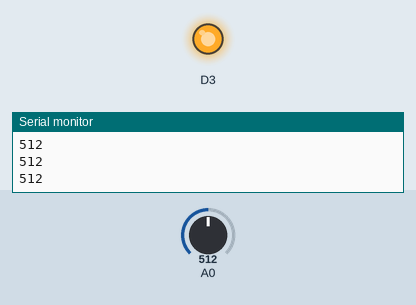
This sketch was run on a simulated ESP8266 (NodeMCU). On the bench: output pins drawn as LEDs (lit = HIGH), the last lines printed to the serial monitor. The test bench sets the inputs (shaded band); at power-on: A0 = 512.

Above: at 1.2 s.
1.3 s: A0 set to 122
At 1.9 s:
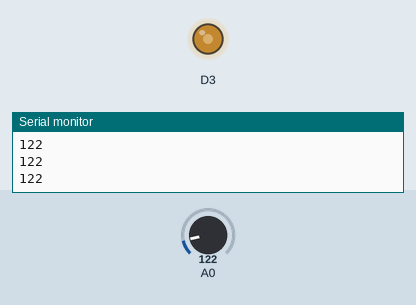
2.8 s: A0 set to 0
At 4.0 s:
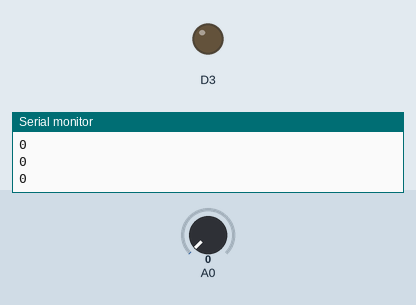
4.3 s: A0 set to 306
At 5.3 s:
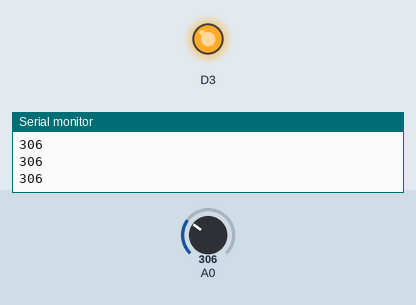
Timing chart, 0 to 7.3 s (numbered marks = the images above; inputs shaded):
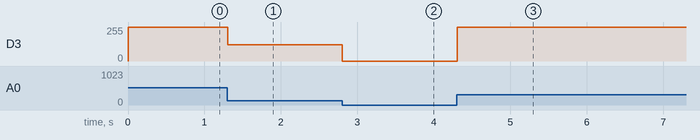

The sketch:

aduiono_pwm.ino
```cpp
void setup() {
  // put your setup code here, to run once:
  Serial.begin(9600);
}

void loop() {
  // put your main code here, to run repeatedly:
  int Adc = analogRead(A0);
  Serial.println(Adc);
  analogWrite(D3, Adc);
}
```

Measured:
- after the input at 1.3 s, D3: 255/255 → 122/255 at once
- after the input at 2.8 s, D3: 122/255 → 0/255 at once
- after the input at 4.3 s, D3: 0/255 → 255/255 at once
